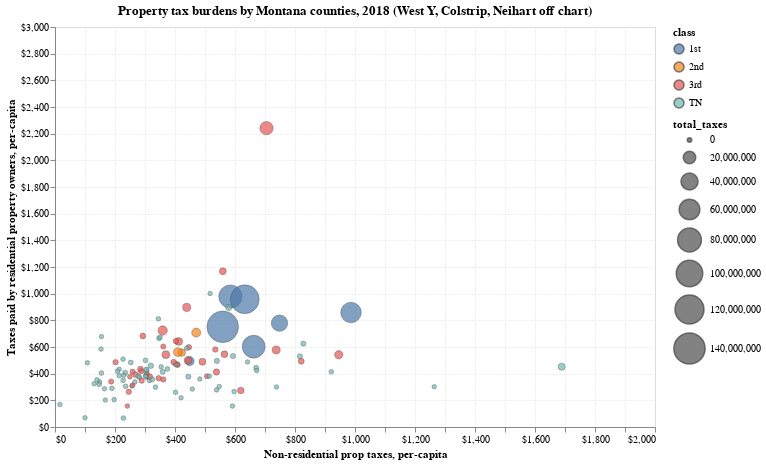

Notebook source saved alongside this figure:
### Code cell
yEncoding = alt.Y(
    'residential_taxes_per_capita',
    axis=alt.Axis(format='$,.0f', gridDash=[1,2]),
    scale=alt.Scale(domain=[0,3000]),
    title='Taxes paid by residential property owners, per-capita',
)
xEncoding = alt.X(
    'non_res_taxes_per_capita',
    axis=alt.Axis(format='$,.0f', gridDash=[1,2]),
    scale=alt.Scale(domain=[0,2000]),
    title='Non-residential prop taxes, per-capita'
)

alt.Chart(cities[cities['year'] == 2018]).mark_circle(
    opacity=0.7,
#     fill='blue',
    stroke='#444',
    strokeWidth=0.5,
    clip=True,
).encode(
    y=yEncoding,
    x=xEncoding,
    size=alt.Size('total_taxes', scale=alt.Scale(range=[20,1000])),
    color='class',
    detail='City',
    tooltip=['City','total_taxes', 'residential_taxes_per_capita'],
).properties(
    width=600,
    height=400,
    title='Property tax burdens by Montana counties, 2018 (West Y, Colstrip, Neihart off chart)',  
)
